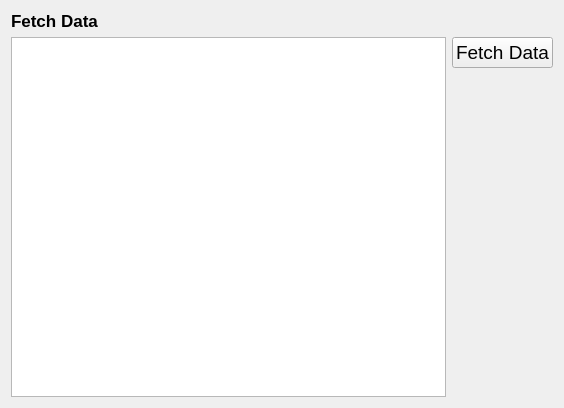
<?xml version="1.0" encoding="UTF-8"?>
<ui version="4.0">
 <class>Widget</class>
 <widget class="QWidget" name="Widget">
  <property name="geometry">
   <rect>
    <x>0</x>
    <y>0</y>
    <width>564</width>
    <height>408</height>
   </rect>
  </property>
  <property name="font">
   <font>
    <pointsize>14</pointsize>
   </font>
  </property>
  <property name="windowTitle">
   <string>Widget</string>
  </property>
  <layout class="QHBoxLayout" name="horizontalLayout_2">
   <item>
    <layout class="QVBoxLayout" name="verticalLayout_2">
     <item>
      <widget class="QLabel" name="label">
       <property name="font">
        <font>
         <pointsize>13</pointsize>
         <weight>75</weight>
         <bold>true</bold>
        </font>
       </property>
       <property name="text">
        <string>Fetch Data</string>
       </property>
      </widget>
     </item>
     <item>
      <layout class="QHBoxLayout" name="horizontalLayout">
       <item>
        <widget class="QListWidget" name="listWidget"/>
       </item>
       <item>
        <layout class="QVBoxLayout" name="verticalLayout">
         <item>
          <widget class="QPushButton" name="pushButtonFetch">
           <property name="text">
            <string>Fetch Data</string>
           </property>
          </widget>
         </item>
         <item>
          <spacer name="verticalSpacer">
           <property name="orientation">
            <enum>Qt::Vertical</enum>
           </property>
           <property name="sizeHint" stdset="0">
            <size>
             <width>20</width>
             <height>40</height>
            </size>
           </property>
          </spacer>
         </item>
        </layout>
       </item>
      </layout>
     </item>
    </layout>
   </item>
  </layout>
 </widget>
 <resources/>
 <connections/>
</ui>
